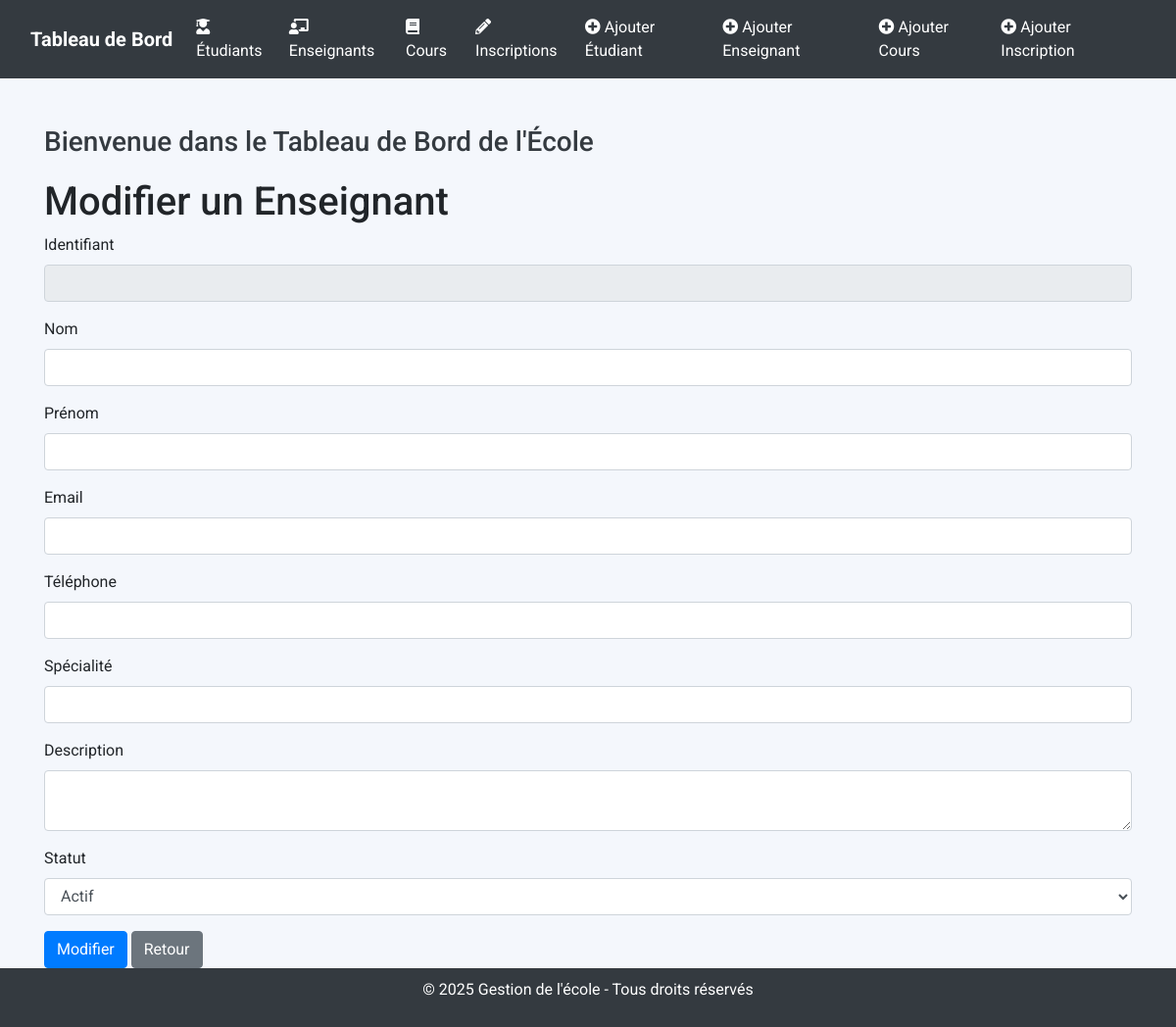
The app's page /modifier_enseignant/019686d8, older data.
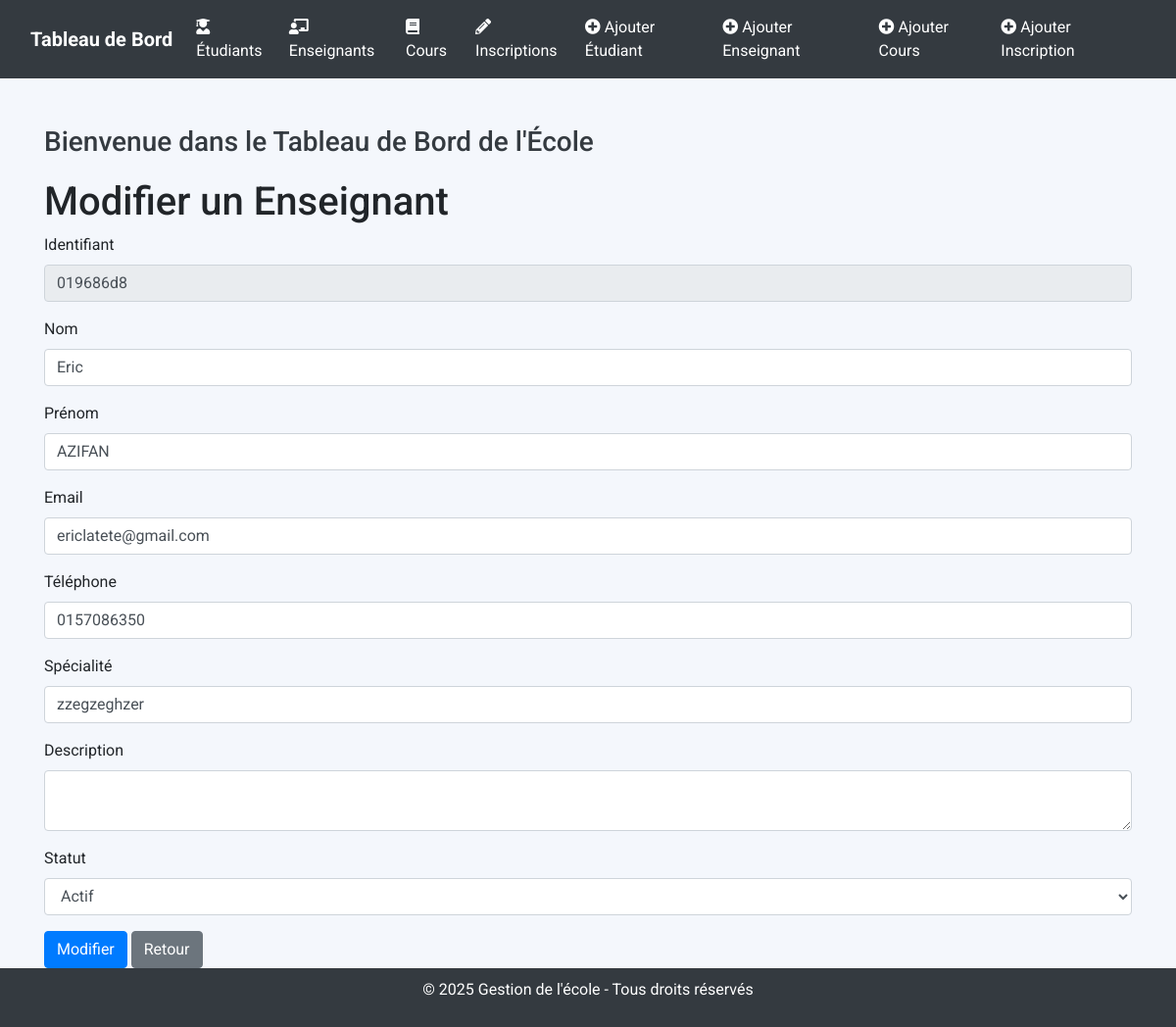
The same page, newer data.
### tables this page shows
CREATE TABLE enseignants (
        id INTEGER PRIMARY KEY AUTOINCREMENT,
        identifiant TEXT UNIQUE NOT NULL,
        nom TEXT NOT NULL,
        prenom TEXT NOT NULL,
        email TEXT UNIQUE NOT NULL,
        telephone TEXT UNIQUE NOT NULL,
        specialite TEXT NOT NULL,
        a_propos TEXT,
        statut TEXT CHECK(statut IN ('Actif', 'En congé', 'Retraité')) NOT NULL,
        date_creation TEXT DEFAULT CURRENT_TIMESTAMP,
        date_modification TEXT DEFAULT CURRENT_TIMESTAMP
    );

### app.py (the view, shortened to what this page needs)
@app.route('/modifier_enseignant/<string:identifiant>', methods=['GET', 'POST'])
def modifier_enseignant(identifiant):
    db = get_db()
    cursor = db.cursor()
    cursor.execute("SELECT * FROM enseignants WHERE identifiant=?", (identifiant,))
    enseignant = cursor.fetchone()
    db.close()
    return render_template('modifier_enseignant.html', enseignant=enseignant)

### app.py (called while the page is built)
def get_db():
    conn = sqlite3.connect('ecole.db')
    conn.row_factory = sqlite3.Row
    return conn

### templates/modifier_enseignant.html (shortened to what this page needs)
{% extends 'base.html' %}
{% block content %}
<h1>Modifier un Enseignant</h1>
<form method="POST" action="{{ url_for('modifier_enseignant', identifiant=enseignant.identifiant) }}">
    <div class="form-group">
        <label for="identifiant">Identifiant</label>
        <input type="text" class="form-control" id="identifiant" name="identifiant" value="{{ enseignant.identifiant }}" readonly>
    </div>
    <div class="form-group">
        <label for="nom">Nom</label>
        <input type="text" class="form-control" id="nom" name="nom" value="{{ enseignant.nom }}" required>
    </div>
    <div class="form-group">
        <label for="prenom">Prénom</label>
        <input type="text" class="form-control" id="prenom" name="prenom" value="{{ enseignant.prenom }}" required>
    </div>
    <div class="form-group">
        <label for="email">Email</label>
        <input type="email" class="form-control" id="email" name="email" value="{{ enseignant.email }}" required>
    </div>
    <div class="form-group">
        <label for="telephone">Téléphone</label>
        <input type="text" class="form-control" id="telephone" name="telephone" value="{{ enseignant.telephone }}" required>
    </div>
    <div class="form-group">
        <label for="specialite">Spécialité</label>
        <input type="text" class="form-control" id="specialite" name="specialite" value="{{ enseignant.specialite }}" required>
    </div>
    <div class="form-group">
        <label for="a_propos">Description</label>
        <textarea class="form-control" id="a_propos" name="a_propos" value="{{ enseignant.a_propos}}" vrequired></textarea>
    </div>
    <div class="form-group">
        <label for="statut">Statut</label>
        <select class="form-control" id="statut" name="statut">
            <option value="Actif" {% if enseignant.statut == 'Actif' %}selected{% endif %}>Actif</option>
        </select>
    </div>
    <button type="submit" class="btn btn-primary">Modifier</button>
    <a href="{{ url_for('liste_enseignants') }}" class="btn btn-secondary">Retour</a>
</form>
{% endblock %}

Row changes from the older to the newer data that the page shows:
added enseignants: identifiant "019686d8", nom "Eric", prenom "AZIFAN", email "ericlatete@gmail.com", telephone "0157086350", specialite "zzegzeghzer", statut "Actif"
Text that changed along with them:
form field statut: "Actif" → (not shown)
